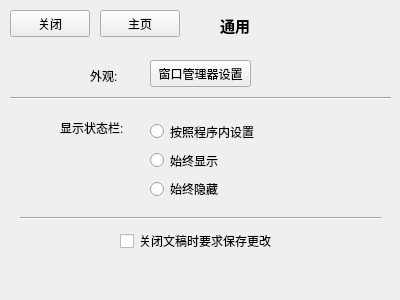
<?xml version="1.0" encoding="UTF-8"?>
<ui version="4.0">
 <class>Gencc</class>
 <widget class="QWidget" name="Gencc">
  <property name="geometry">
   <rect>
    <x>0</x>
    <y>0</y>
    <width>400</width>
    <height>300</height>
   </rect>
  </property>
  <property name="windowTitle">
   <string>Form</string>
  </property>
  <widget class="QPushButton" name="pushButton">
   <property name="geometry">
    <rect>
     <x>10</x>
     <y>10</y>
     <width>80</width>
     <height>27</height>
    </rect>
   </property>
   <property name="text">
    <string>关闭</string>
   </property>
  </widget>
  <widget class="QPushButton" name="pushButton_2">
   <property name="geometry">
    <rect>
     <x>100</x>
     <y>10</y>
     <width>80</width>
     <height>27</height>
    </rect>
   </property>
   <property name="text">
    <string>主页</string>
   </property>
  </widget>
  <widget class="QLabel" name="label">
   <property name="geometry">
    <rect>
     <x>220</x>
     <y>10</y>
     <width>31</width>
     <height>31</height>
    </rect>
   </property>
   <property name="font">
    <font>
     <pointsize>11</pointsize>
     <weight>75</weight>
     <bold>true</bold>
    </font>
   </property>
   <property name="text">
    <string>通用</string>
   </property>
  </widget>
  <widget class="QPushButton" name="pushButton_3">
   <property name="geometry">
    <rect>
     <x>150</x>
     <y>60</y>
     <width>101</width>
     <height>27</height>
    </rect>
   </property>
   <property name="text">
    <string>窗口管理器设置</string>
   </property>
  </widget>
  <widget class="QLabel" name="label_2">
   <property name="geometry">
    <rect>
     <x>90</x>
     <y>60</y>
     <width>31</width>
     <height>31</height>
    </rect>
   </property>
   <property name="text">
    <string>外观:</string>
   </property>
  </widget>
  <widget class="QLabel" name="label_3">
   <property name="geometry">
    <rect>
     <x>60</x>
     <y>120</y>
     <width>71</width>
     <height>16</height>
    </rect>
   </property>
   <property name="text">
    <string>显示状态栏:</string>
   </property>
  </widget>
  <widget class="QCheckBox" name="checkBox">
   <property name="geometry">
    <rect>
     <x>120</x>
     <y>230</y>
     <width>171</width>
     <height>22</height>
    </rect>
   </property>
   <property name="text">
    <string>关闭文稿时要求保存更改</string>
   </property>
  </widget>
  <widget class="Line" name="line">
   <property name="geometry">
    <rect>
     <x>20</x>
     <y>210</y>
     <width>361</width>
     <height>16</height>
    </rect>
   </property>
   <property name="orientation">
    <enum>Qt::Horizontal</enum>
   </property>
  </widget>
  <widget class="Line" name="line_2">
   <property name="geometry">
    <rect>
     <x>10</x>
     <y>90</y>
     <width>381</width>
     <height>16</height>
    </rect>
   </property>
   <property name="orientation">
    <enum>Qt::Horizontal</enum>
   </property>
  </widget>
  <widget class="QWidget" name="">
   <property name="geometry">
    <rect>
     <x>150</x>
     <y>120</y>
     <width>109</width>
     <height>80</height>
    </rect>
   </property>
   <layout class="QVBoxLayout" name="verticalLayout">
    <item>
     <widget class="QRadioButton" name="radioButton">
      <property name="text">
       <string>按照程序内设置</string>
      </property>
     </widget>
    </item>
    <item>
     <widget class="QRadioButton" name="radioButton_2">
      <property name="text">
       <string>始终显示</string>
      </property>
     </widget>
    </item>
    <item>
     <widget class="QRadioButton" name="radioButton_3">
      <property name="text">
       <string>始终隐藏</string>
      </property>
     </widget>
    </item>
   </layout>
  </widget>
 </widget>
 <resources/>
 <connections/>
</ui>
